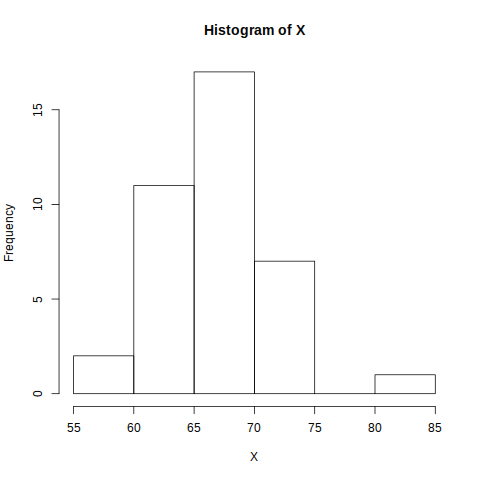

The script that saved this image:
X <- read.csv("STA-32-Winter-2015-Final-Data.txt")$X64

png("prob4.png")
hist(X)
dev.off()

NonParImpl <- function(b) function(mu0) {
  X.boot <- X - mean(X) + mu0
  bs <- replicate(b, mean(sample(X.boot, length(X.boot), replace = TRUE)))
  signif(mean(bs < mean(X)), 3)
}

NonPar <- NonParImpl(100000)

ParImpl <- function(b) function(mu0) {
  s <- sd(X)
  bs <- replicate(b, mean(rnorm(X, mu0, s)))
  signif(mean(bs < mean(X)), 3)
}

Par <- ParImpl(100000)

Theor <- function(mu0) {
  X.bar <- mean(X)
  s <- sd(X)
  n.root <- sqrt(length(X))
  z <- (X.bar - mu0) / (s / n.root)
  signif(pnorm(z), 3)
}
